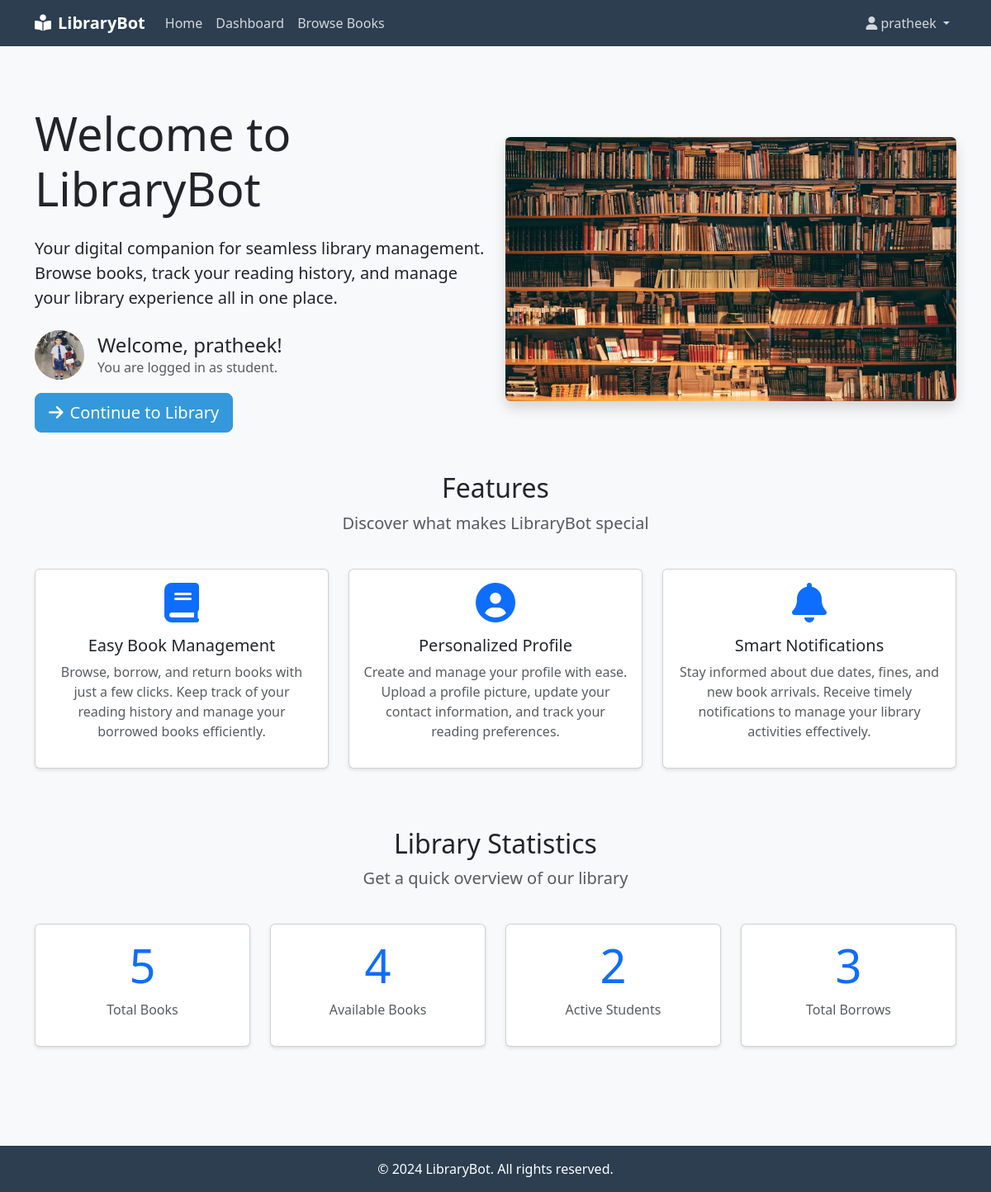
/ (signed in), run on the app's committed database.
### tables this page shows
CREATE TABLE users (
        id INTEGER PRIMARY KEY AUTOINCREMENT,
        username TEXT UNIQUE NOT NULL,
        password TEXT NOT NULL,
        email TEXT UNIQUE,
        phone TEXT,
        address TEXT,
        profile_pic TEXT,
        role TEXT NOT NULL,
        created_at TIMESTAMP DEFAULT CURRENT_TIMESTAMP
    );

### server.py (the view)
@app.route('/')
def home():
    conn = get_db_connection()
    stats = {
        'total_books': conn.execute('SELECT COUNT(*) FROM books').fetchone()[0],
        'available_books': conn.execute('SELECT COUNT(*) FROM books WHERE available = 1').fetchone()[0],
        'total_students': conn.execute('SELECT COUNT(*) FROM users WHERE role = "student"').fetchone()[0],
        'total_borrows': conn.execute('SELECT COUNT(*) FROM borrow_log').fetchone()[0]
    }
    user = None
    if session.get('logged_in'):
        user = conn.execute('SELECT * FROM users WHERE id = ?', (session['user_id'],)).fetchone()
    conn.close()
    return render_template('home.html', stats=stats, user=user)

### server.py (called while the page is built)
def get_db_connection():
    conn = sqlite3.connect('books.db')
    conn.row_factory = sqlite3.Row
    return conn

### templates/home.html (shortened to what this page needs)
{% extends "base.html" %}
{% block content %}
<div class="container mt-5">
    <div class="row align-items-center mb-5">
        <div class="col-md-6">
            <h1 class="display-4 mb-4">Welcome to LibraryBot</h1>
            <p class="lead mb-4">
                Your digital companion for seamless library management. Browse books, track your reading history,
                and manage your library experience all in one place.
            </p>
            {% if user %}
            <div class="mt-4">
                <div class="d-flex align-items-center mb-3">
                    {% if user.profile_pic %}
                    <img src="{{ url_for('static', filename='profile_pics/' + user.profile_pic) }}"
                         class="rounded-circle me-3" style="width: 60px; height: 60px; object-fit: cover;">
                    {% else %}
                    <img src="{{ url_for('static', filename='images/default_profile.png') }}"
                         class="rounded-circle me-3" style="width: 60px; height: 60px; object-fit: cover;">
                    {% endif %}
                    <div>
                        <h4 class="mb-0">Welcome, {{ user.username }}!</h4>
                        <p class="text-muted mb-0">You are logged in as {{ user.role }}.</p>
                    </div>
                </div>
                <a href="{{ url_for('chat') }}" class="btn btn-primary btn-lg">
                    <i class="fas fa-arrow-right me-2"></i>Continue to Library
                </a>
            </div>
            {% endif %}
        </div>
        <div class="col-md-6">
            <img src="{{ url_for('static', filename='images/library-hero.jpg') }}"
                 alt="Library" class="img-fluid rounded shadow">
        </div>
    </div>
    <div class="row mb-5">
        <div class="col-12 text-center mb-4">
            <h2>Features</h2>
            <p class="lead text-muted">Discover what makes LibraryBot special</p>
        </div>
        <div class="col-md-4 mb-4">
            <div class="card h-100">
                <div class="card-body text-center">
                    <i class="fas fa-book fa-3x text-primary mb-3"></i>
                    <h3 class="h5">Easy Book Management</h3>
                    <p class="text-muted">
                        Browse, borrow, and return books with just a few clicks. Keep track of your reading
                        history and manage your borrowed books efficiently.
                    </p>
                </div>
            </div>
        </div>
        <div class="col-md-4 mb-4">
            <div class="card h-100">
                <div class="card-body text-center">
                    <i class="fas fa-user-circle fa-3x text-primary mb-3"></i>
                    <h3 class="h5">Personalized Profile</h3>
                    <p class="text-muted">
                        Create and manage your profile with ease. Upload a profile picture, update your
                        contact information, and track your reading preferences.
                    </p>
                </div>
            </div>
        </div>
        <div class="col-md-4 mb-4">
            <div class="card h-100">
                <div class="card-body text-center">
                    <i class="fas fa-bell fa-3x text-primary mb-3"></i>
                    <h3 class="h5">Smart Notifications</h3>
                    <p class="text-muted">
                        Stay informed about due dates, fines, and new book arrivals. Receive timely
                        notifications to manage your library activities effectively.
                    </p>
                </div>
            </div>
        </div>
    </div>
    <div class="row mb-5">
        <div class="col-12 text-center mb-4">
            <h2>Library Statistics</h2>
            <p class="lead text-muted">Get a quick overview of our library</p>
        </div>
        <div class="col-md-3 mb-4">
            <div class="card text-center">
                <div class="card-body">
                    <h3 class="display-4 text-primary">{{ stats.total_books }}</h3>
                    <p class="text-muted">Total Books</p>
                </div>
            </div>
        </div>
        <div class="col-md-3 mb-4">
            <div class="card text-center">
                <div class="card-body">
                    <h3 class="display-4 text-primary">{{ stats.available_books }}</h3>
                    <p class="text-muted">Available Books</p>
                </div>
            </div>
        </div>
        <div class="col-md-3 mb-4">
            <div class="card text-center">
                <div class="card-body">
                    <h3 class="display-4 text-primary">{{ stats.total_students }}</h3>
                    <p class="text-muted">Active Students</p>
                </div>
            </div>
        </div>
        <div class="col-md-3 mb-4">
            <div class="card text-center">
                <div class="card-body">
                    <h3 class="display-4 text-primary">{{ stats.total_borrows }}</h3>
                    <p class="text-muted">Total Borrows</p>
                </div>
            </div>
        </div>
    </div>
</div>
{% endblock %}

### templates/base.html (shortened to what this page needs)
<!DOCTYPE html>
<html lang="en">
<head>
    <link href="https://cdn.jsdelivr.net/npm/bootstrap@5.3.0/dist/css/bootstrap.min.css" rel="stylesheet">
    <link href="https://cdnjs.cloudflare.com/ajax/libs/font-awesome/6.0.0/css/all.min.css" rel="stylesheet">
</head>
<body>
    <nav class="navbar navbar-expand-lg navbar-dark mb-4">
        <div class="container">
            <a class="navbar-brand" href="{{ url_for('home') }}">
                <i class="fas fa-book-reader me-2"></i>LibraryBot
            </a>
            <div class="collapse navbar-collapse" id="navbarNav">
                <ul class="navbar-nav me-auto">
                    <li class="nav-item">
                        <a class="nav-link" href="{{ url_for('home') }}">Home</a>
                    </li>
                    {% if session.get('logged_in') %}
                        {% if session.get('role') == 'admin' %}
                        <li class="nav-item">
                            <a class="nav-link" href="{{ url_for('admin_dashboard') }}">Admin Dashboard</a>
                        </li>
                        {% else %}
                        <li class="nav-item">
                            <a class="nav-link" href="{{ url_for('student_dashboard') }}">Dashboard</a>
                        </li>
                        <li class="nav-item">
                            <a class="nav-link" href="{{ url_for('browse_books') }}">Browse Books</a>
                        </li>
                        {% endif %}
                    {% endif %}
                </ul>
                <ul class="navbar-nav">
                    {% if session.get('logged_in') %}
                    <li class="nav-item dropdown">
                        <a class="nav-link dropdown-toggle" href="#" id="navbarDropdown" role="button"
                           data-bs-toggle="dropdown">
                            <i class="fas fa-user me-1"></i>{{ session.get('username') }}
                        </a>
                    </li>
                    {% endif %}
                </ul>
            </div>
        </div>
    </nav>
    <main style="flex-grow: 1;">
    {% block content %}{% endblock %}
    </main>
    <footer class="footer mt-5">
        <div class="container text-center">
            <p class="mb-0">&copy; 2024 LibraryBot. All rights reserved.</p>
        </div>
    </footer>
</body>
</html>

### templates/base.html (style rules this page uses)
body { min-height: 100vh; display: flex; flex-direction: column; background-color: #f8f9fa; }
.navbar { background-color: #2c3e50; }
.navbar-brand { color: white !important; font-weight: bold; }
.nav-link { color: rgba(255, 255, 255, 0.8) !important; }
.card { box-shadow: 0 2px 4px rgba(0, 0, 0, 0.1); }
.btn-primary { background-color: #3498db; border-color: #3498db; }
.footer { margin-top: auto; background-color: #2c3e50; color: white; padding: 1rem 0; }

### data on the page
users: get "pratheek", profile_pic (picture), username "pratheek", role "student"

### other printed values
{{ stats.total_books }} "5"
{{ stats.available_books }} "4"
{{ stats.total_students }} "2"
{{ stats.total_borrows }} "3"
